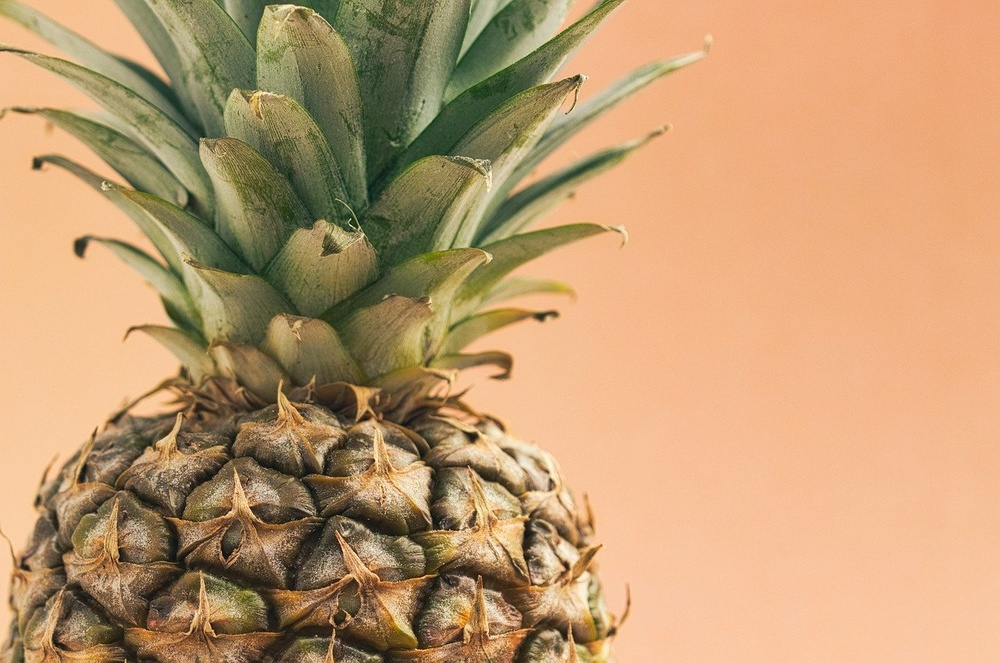
#> input picture example_img1.jpg, 1000 x 663 px, shrunk from 1280 x 849 before the run, found by its file name
$ python img_write.py
#> lines starting #> are read from the running program, lines starting #| are printed output that depends on the picture
import cv2

img_file_path = './example_img1.jpg'
save_img_file_path = './gray_example_img1.jpg'

img = cv2.imread(img_file_path, cv2.IMREAD_GRAYSCALE) # image reading in grayscale
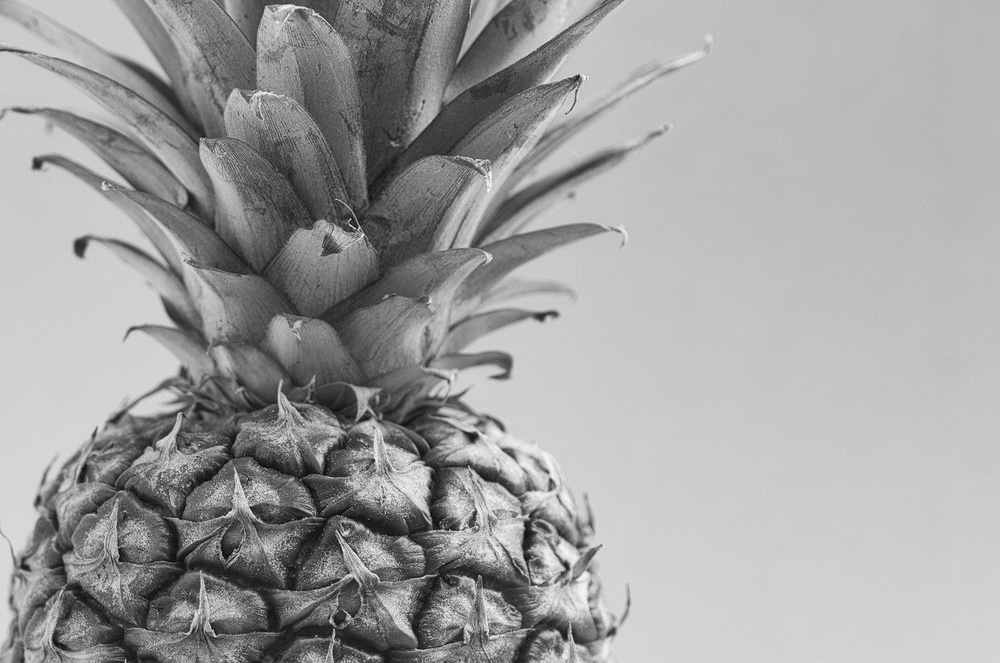
#> img: shape (663, 1000); min 2, max 250, mean 160

if img is not None:                                  # checking if the image is successfully loaded
    cv2.imshow('IMG', img)                           # showing the image
    cv2.imwrite(save_img_file_path, img)             # saving the image
    print("image saved successfully.")               # printing message indicating the image was saved
    cv2.waitKey()                                    # waiting for a key press event
    cv2.destroyAllWindows()                          # closing all windows
else:
    print("no image file.")                          # printing error message if image is not loaded
